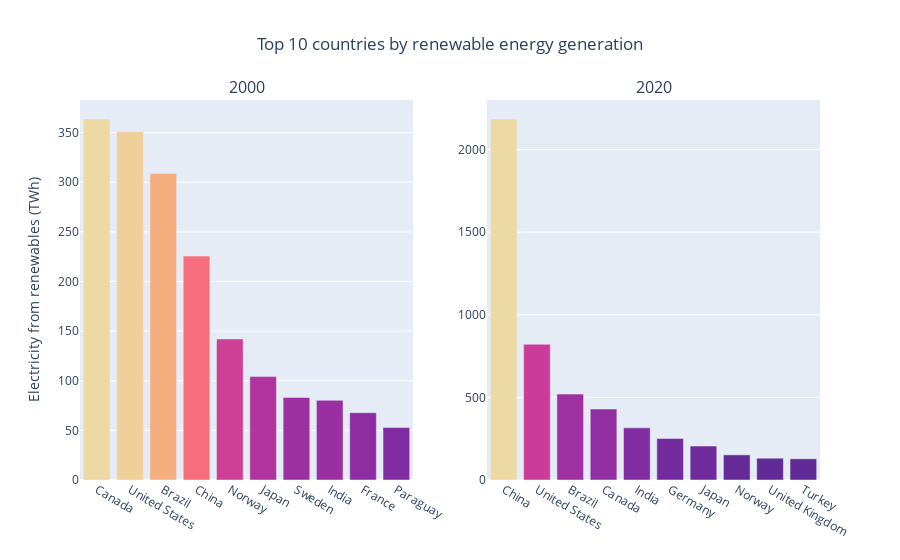

The code cell stored with this chart in its notebook:
### Markdown cell above
### 1. What are top 10 countries by the amount of electricity generated from renewable sources in 2000 and 2020?

### Code cell
# Top 10 countries by renewable energy generation in 2000 and 2020

# Filter data
energy_data_2000 = energy_data.loc[(energy_data['year'] == 2000)].sort_values(by='renewable_electricity', ascending = False).reset_index(drop=True)
energy_data_2020 = energy_data.loc[(energy_data['year'] == 2020)].sort_values(by='renewable_electricity', ascending = False).reset_index(drop=True)

# Plot top 10 countries - barplots
fig = make_subplots(rows=1, cols=2, subplot_titles=("2000", "2020"))

fig.add_trace(go.Bar(x=energy_data_2000['country'][:10],
                     y=energy_data_2000['renewable_electricity'],
                     marker=dict(color = energy_data_2000['renewable_electricity'],
                     colorscale='agsunset'),
                     name = '2000'),
              row=1, col=1)

fig.add_trace(go.Bar(x=energy_data_2020['country'][:10],
                     y=energy_data_2020['renewable_electricity'],
                     marker=dict(color = energy_data_2020['renewable_electricity'],
                     colorscale='agsunset'),
                     name = '2020'),
              row=1, col=2)

fig.update_layout(showlegend=False,
                  title_text = 'Top 10 countries by renewable energy generation', title_x=0.5,
                  yaxis_title='Electricity from renewables (TWh)')
fig.show()

### Figure 1 — Plotly figure (JSON) as saved in the notebook; plotly's stock layout.template omitted (floating-point values rounded to 4 significant figures; data arrays with more than 128 entries replaced by an {"elided": "..."} marker saying what was removed)
{"data": [{"marker": {"color": {"elided": "173 float values"}, "colorscale": [[0, "rgb(75, 41, 145)"], [0.1667, "rgb(135, 44, 162)"], [0.3333, "rgb(192, 54, 157)"], [0.5, "rgb(234, 79, 136)"], [0.6667, "rgb(250, 120, 118)"], [0.8333, "rgb(246, 169, 122)"], [1, "rgb(237, 217, 163)"]]}, "name": "2000", "type": "bar", "x": ["Canada", "United States", "Brazil", "China", "Norway", "Japan", "Sweden", "India", "France", "Paraguay"], "xaxis": "x", "y": {"elided": "173 float values"}, "yaxis": "y"}, {"marker": {"color": {"elided": "175 float values"}, "colorscale": [[0, "rgb(75, 41, 145)"], [0.1667, "rgb(135, 44, 162)"], [0.3333, "rgb(192, 54, 157)"], [0.5, "rgb(234, 79, 136)"], [0.6667, "rgb(250, 120, 118)"], [0.8333, "rgb(246, 169, 122)"], [1, "rgb(237, 217, 163)"]]}, "name": "2020", "type": "bar", "x": ["China", "United States", "Brazil", "Canada", "India", "Germany", "Japan", "Norway", "United Kingdom", "Turkey"], "xaxis": "x2", "y": {"elided": "175 float values"}, "yaxis": "y2"}], "layout": {"annotations": [{"font": {"size": 16}, "showarrow": false, "text": "2000", "x": 0.225, "xanchor": "center", "xref": "paper", "y": 1, "yanchor": "bottom", "yref": "paper"}, {"font": {"size": 16}, "showarrow": false, "text": "2020", "x": 0.775, "xanchor": "center", "xref": "paper", "y": 1, "yanchor": "bottom", "yref": "paper"}], "showlegend": false, "title": {"text": "Top 10 countries by renewable energy generation", "x": 0.5}, "xaxis": {"anchor": "y", "domain": [0, 0.45]}, "xaxis2": {"anchor": "y2", "domain": [0.55, 1]}, "yaxis": {"anchor": "x", "domain": [0, 1], "title": {"text": "Electricity from renewables (TWh)"}}, "yaxis2": {"anchor": "x2", "domain": [0, 1]}}}
